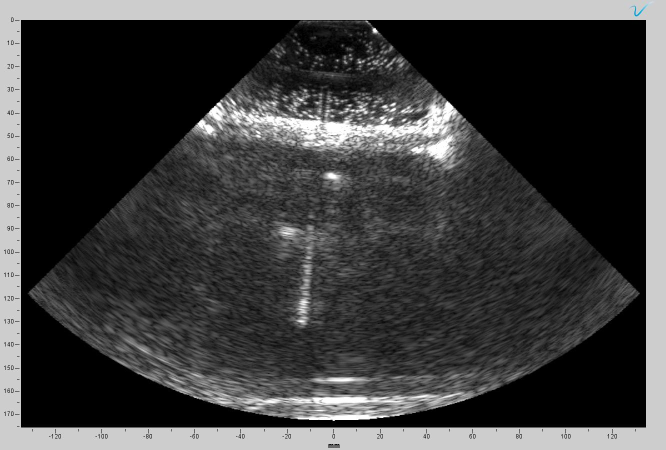
%> input picture Verasonics_Matlab/needle_tip_sample_1.jpg, 1332 x 900 px (shown at 1/2 size)
$ octave CV_Ethan2.m   (GNU Octave 9; MATLAB toolbox functions it lacks are replaced by stand-ins)
%> lines starting %> are read from the running program, lines starting %| are printed output that depends on the picture; in (x1, y1, x2, y2) boxes, pixels count from 0 and x2, y2 are one past the last pixel; in counts of white or black regions, pixels touching at a corner belong together; the program's own positions count from 1
### Verasonics_Matlab/myboundary.m
%%%%%%%%%%%%%%%%%%%%%%%%%%%%%%%%%%%%
function [x_selec,y_selec] = myboundary(x,y)

    % do a "tight_boundary" operation once in X direction and once in Y
    % direction and keep only unique pairs
    [x_out,y_out] = tight_boundary(x,y);
    [y_out2,x_out2] = tight_boundary(y,x);


    if x_out == -1
        x_selec = -1;
        y_selec = -1;
    else
    % find unique x , y pairs
    xx = [x_out(:);x_out2(:)];
    yy = [y_out(:);y_out2(:)];

    xy = unique([xx yy],'rows');
    x_selec = xy(:,1);
    y_selec = xy(:,2);
    end

end

%%%%%%%%%%%%%%%%%%%%%%%%%%%%%%%%%%%%%%%%%%%%

function [x_out,y_out] = tight_boundary(x,y)

%https://fr.mathworks.com/matlabcentral/answers/299796-tight-boundary-around-a-set-of-points


    %split data into classes and find max/min for each class
    class_label = unique(x);
    upper_boundary = zeros(size(class_label));
    lower_boundary = zeros(size(class_label));
    for idx = 1:numel(class_label)
        class = y(x == class_label(idx));
        upper_boundary(idx) = max(class);
        lower_boundary(idx) = min(class);
    end
    if class_label > 1
        left_boundary = y(x == class_label(1));
        right_boundary = y(x == class_label(end));

        % left_boundary
        x1 = class_label(1)*ones(size(left_boundary));
        y1 = left_boundary;

        % right_boundary
        x2 = class_label(end)*ones(size(right_boundary));
        y2 = right_boundary;

        % top boundary
        x3 = class_label;
        y3 = upper_boundary;

        % bottom boundary
        x4 = class_label;
        y4 = lower_boundary;

        x_out = [x1(:);x2(:);x3(:);x4(:);];
        y_out = [y1(:);y2(:);y3(:);y4(:);];
    else
        x_out = -1;
        y_out = -1;
    end

end

### Verasonics_Matlab/CV_Ethan2.m
filename = 'needle_tip_sample_1.jpg';
% filename = 'needle_tip_sample_2.jpg';
% filename = 'image_needle.jpeg';
% filename = 'image_needle.jpg';
inpict = im2double(rgb2gray(imread(filename)));
%> inpict: size 900x1332 double; min 0, max 1, mean 0.248

% [7 lines of commented-out code are left out]

rstart = 100;%was 300
rend =800;%was800
cstart = 400;
cend = 1200;
ROI_image = ROI_creation(inpict,rstart,rend,cstart,cend);
%> in ROI_creation, `ROI_frame = source_image(row_start:row_end-1, col_start:col_end-1);`:
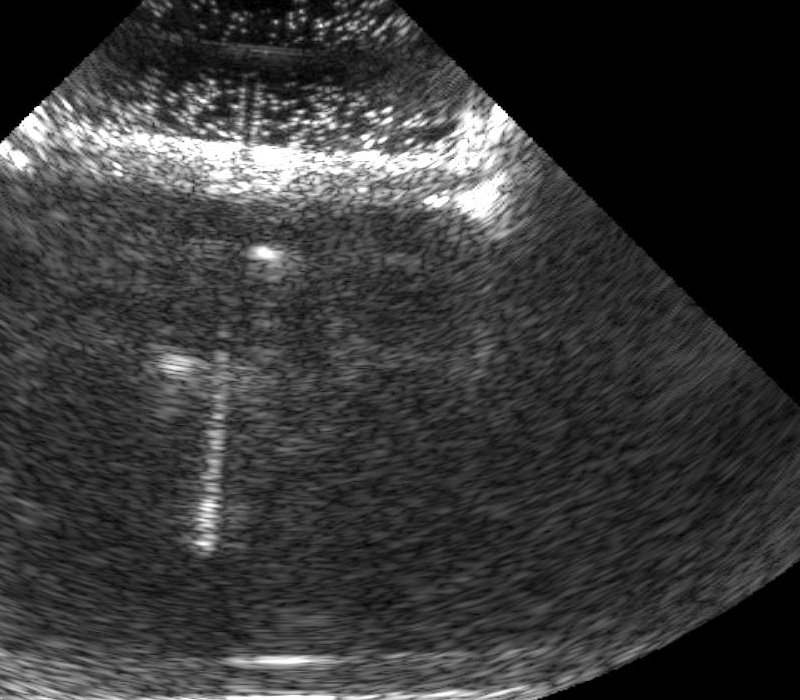
%> ROI_frame: size 700x800 double; min 0, max 1, mean 0.215
%> after the loop in ROI_creation, `for i = 1:(row_end - row_start)`:
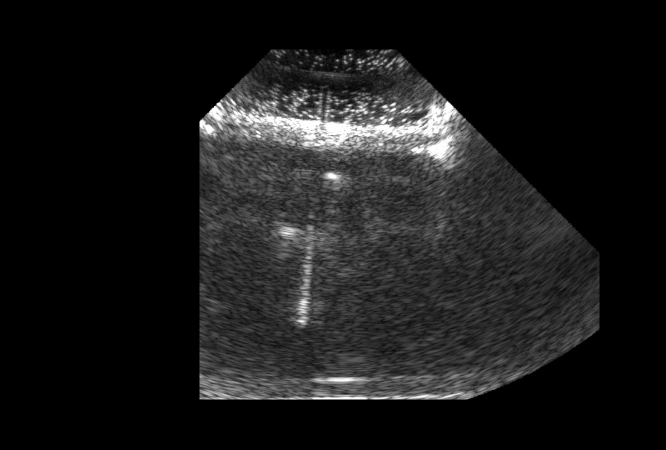
%> ROI_image: size 900x1332 double (shown at 1/2 size); min 0, max 1, mean 0.1

inpict = ROI_image;


inpict = inpict - mean(inpict,2);

% low pass elliptical filering of the input image (to remove further the
% salt pepper noise) - adjust filter cut off and order to your own
% preferences
spec_img = fftshift(fft2(inpict));

sze = size(spec_img);
%> sze = [900 1332]
cutoff1 = 0.5;
cutoff2 = 0.05;
n = 6;
f = EFilter(sze, cutoff1, cutoff2, n);

% apply filter
spec_img = spec_img.*f;

% generated backward the output image by inverse fft
outpict = real(ifft2(ifftshift(spec_img)));
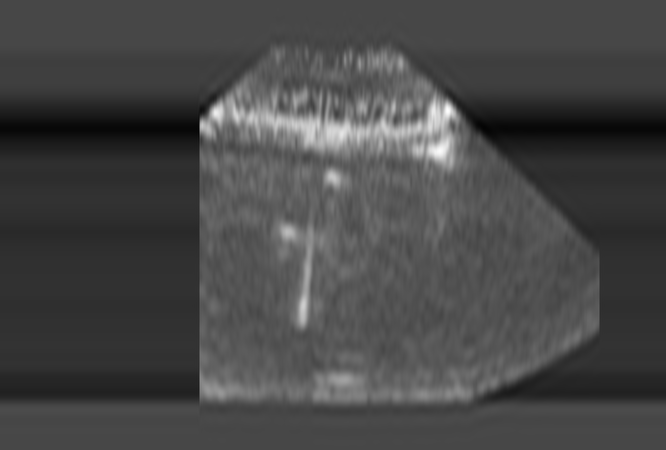
%> outpict: size 900x1332 double (shown at 1/2 size); min -0.352, max 0.903, mean -2.1e-16; drawn with min black and max white

figure
subplot(2,1,1),imshow(inpict)
subplot(2,1,2),imshow(outpict)
%> after `imshow(outpict)`:
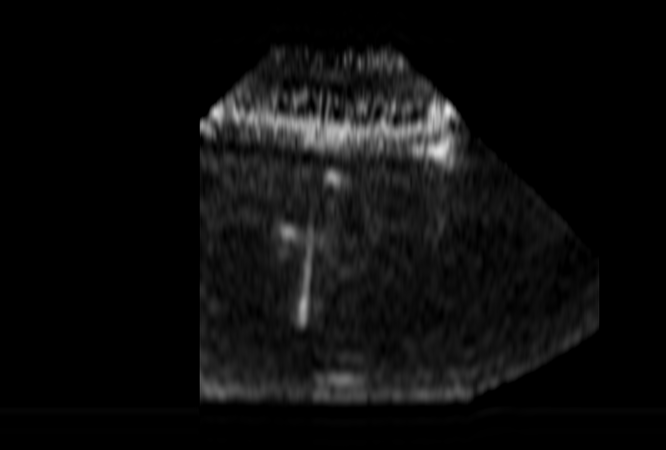
%> displayed picture: size 900x1332, on the screen's scale of 0 to 255 (shown at 1/2 size); min 0, max 230, mean 13.1

%% attempt to extract the white segment
% Threshold the image to create a binary image
binaryImage = outpict > 0.3*max(outpict(:)); % Adjust the threshold value as needed
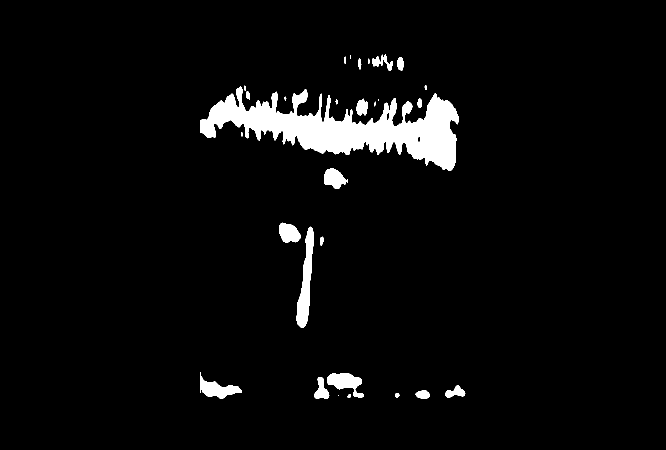
%> binaryImage: size 900x1332 logical (shown at 1/2 size); 4.1% white; 32 white regions (6 under 20 px), largest, box (x1, y1, x2, y2) and area: (400, 173, 918, 342) 36199, (593, 453, 628, 655) 3330, (400, 744, 484, 797) 1852

% Display the binary image
figure;
imshow(binaryImage);
title('Binary Image (White Segments)');
hold on;

% find the boundary points
[y,x] = ind2sub(size(binaryImage),find(binaryImage>0.5));
%> y = 49569 values from 110 to 798; x = 49569 values from 401 to 931
[y_selec,x_selec] = myboundary(y,x);
%> in tight_boundary, `class_label = unique(x);`: class_label = 505 values from 110 to 798
%> the loop in tight_boundary, `for idx = 1:numel(class_label)` made 505 passes
%> class on passes 1 to 3: [765; 771; 772], [702; 765; 766; 770; 771; 772], [702; 764; 765; 766; 770; 771; 772]
%> after the loop in tight_boundary, `for idx = 1:numel(class_label)`: lower_boundary = 505 values, max 885 at index 199, min 401 at index 105, mean 567.4; upper_boundary = 505 values, max 931 at index 495, min 401 at index 452, mean 749.3
%> in tight_boundary, `left_boundary = y(x == class_label(1));`: left_boundary = [765; 771; 772]
%> in tight_boundary, `right_boundary = y(x == class_label(end));`: right_boundary = [652; 653; 654]
%> in tight_boundary, `y1 = left_boundary;`: y1 = [765; 771; 772]
%> in tight_boundary, `y2 = right_boundary;`: y2 = [652; 653; 654]
%> in tight_boundary, `x3 = class_label;`: x3 = 505 values from 110 to 798
%> in tight_boundary, `y3 = upper_boundary;`: y3 has the same summary as upper_boundary
%> in tight_boundary, `y4 = lower_boundary;`: y4 has the same summary as lower_boundary
%> in tight_boundary, `x_out = [x1(:);x2(:);x3(:);x4(:);];`: x_out = 1016 values, max 798 at index 4, min 110 at index 1, mean 432.8
%> in tight_boundary, `y_out = [y1(:);y2(:);y3(:);y4(:);];`: y_out = 1016 values, max 931 at index 501, min 401 at index 458, mean 658.6
%> in myboundary, `[y_out2,x_out2] = tight_boundary(y,x);`: y_out2 = 1129 values, max 931 at index 67, min 401 at index 1, mean 650.7; x_out2 = 1129 values, max 798 at index 319, min 110 at index 963, mean 403.7
%> in myboundary, `xx = [x_out(:);x_out2(:)];`: xx = 2145 values, max 798 at index 4, min 110 at index 1, mean 417.5
%> in myboundary, `yy = [y_out(:);y_out2(:)];`: yy = 2145 values, max 931 at index 501, min 401 at index 458, mean 654.5
%> in myboundary, `xy = unique([xx yy],'rows');`: xy = 1891 rows, first 12: [110 765; 110 771; 110 772; 111 702; 111 766; 111 770; 111 772; 112 702; 112 764; 112 772; 113 701; 113 773]
%> in myboundary, `x_selec = xy(:,1);`: x_selec = 1891 values from 110 to 798
%> in myboundary, `y_selec = xy(:,2);`: y_selec = 1891 values, max 931 at index 1696, min 401 at index 594, mean 663.2
%> y_selec = 1891 values from 110 to 798; x_selec = 1891 values, max 931 at index 1696, min 401 at index 594, mean 663.2
plot(x,y, '.', x_selec, y_selec, '.r')
title('Boundary points Highlighted');

% last round !!!
% let say we don't want to keep line objects with width > tol (in pixels)
tol = 0.03*sze(2); % here the tol is 3% of the picture width
%> tol = 39.96
[y_selec_unic,ia,ic] = unique(y_selec);
%> y_selec_unic = 505 values from 110 to 798; ia = 505 values from 1 to 1889; ic = 1891 values from 1 to 505

% "scroll" the image along the y direction and look for narrow  profiles
m = 0;
for k = 1:numel(y_selec_unic)
    ind = ic == k;
    x_selected = x_selec(ind);
    dx = max(x_selected) - min(x_selected);

    if dx < tol % we keep it
        % print("test?!!!!!!!!!");
        m = m+1;
        yfinal(m) = y_selec_unic(k);
        xfinal(m) = mean(x_selected);
    end
end
%> this loop made 505 passes
%> (x_selected, dx) on passes 1 to 12: ([765; 771; 772], 7), ([702; 766; 770; 772], 70), ([702; 764; 772], 70), ([701; 773], 72), ([691; 755; 756; 757; 773], 82), ([690; 754; 767; 800; 801; 802; 803], 113), ([690; 758; 763; 799; 804], 114), ([690; 692; 720; 747; 753; 798; 805], 115), ([690; 719; 738; 746; 748; 797; 805], 115), ([690; 721; 749; 752; 774; 806], 116), ([690; 718; 739; 750; 751; 759; 806], 116), ([690; 796; 806], 116)
%> dx on passes 51, 54: 408, 412
%> after the loop, m = 215; xfinal = 215 values, max 896 at index 10, min 401 at index 212, mean 625.4; yfinal = 215 values from 110 to 798

% return

tmp = abs(diff(xfinal));
%> tmp = 214 values, max 251.5 at index 214, min 0 at index 2, mean 4.8
ind = find(tmp>0.1*max(tmp));
%> ind = [4 5 10 34 42 211 214]
[v,ii] = max(diff(ind));
%> v = 169; ii = 5
iii = ind(ii):ind(ii+1);
%> iii = 170 values from 42 to 211
xxx = xfinal(iii);
%> xxx = 170 values, max 629.5 at index 2, min 574 at index 1, mean 612.2
yyy = yfinal(iii);
%> yyy = 170 values from 453 to 655

plot(xxx, yyy, 'dg')
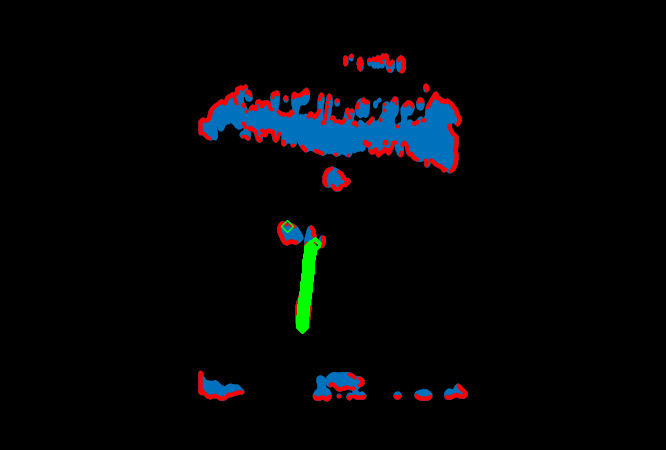
%> figure redrawn from the program's plot data; shown at 1/2 size; its title reads 'Boundary points Highlighted'
hold off;


%% FINAL PLOT !!!!!!!!!

figure
imshow(inpict)
hold on
plot(xxx, yyy, '.r')
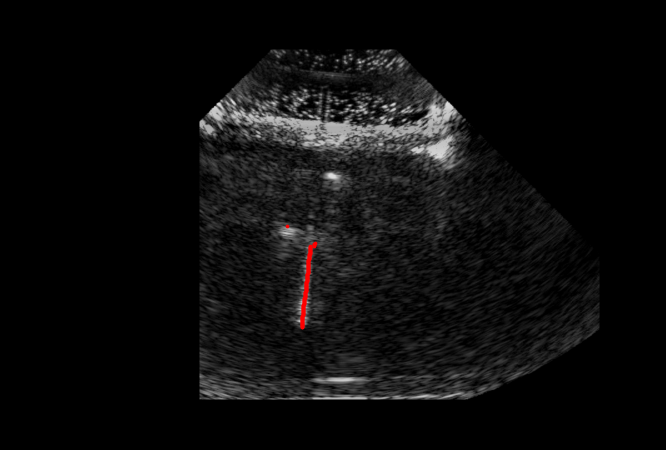
%> figure redrawn from the program's plot data; shown at 1/2 size
hold off;


%%%%%%%%%%%%%%%%%%%%%%%%%%%%%%%%%%%%%%%%%%%%%%%%%%%%%%
function varargout = EFilter(sze, cutoffM, cutoffm, n, varargin)

%EFILTER constructs an elliptical lowpass filter Butterworth filter
%   E = EFILTER(Size, cutoffM, cutoffm, n) designs an Nth order elliptical
%   lowpass digital Butterworth filter where Size is a two element
%   [rows, cols] vector specifying the size of the filter to construct,
%   cutoffM and cutoffm, the cutoff freqency on the major and minor
%   axes are 0 < cutoff <= 1.
%
%   If E = EFilter(Size, cutoffM, cutoffm, n, alpha), where alpha is an angle
%   in radians, it will return and plot an elliptical filter rotated
%   counter-clockwise through alpha.
%
%   If E = EFilter(Size, cutoffM, cutoffm, n, alpha, xoff, yoff), where xoff
%   and yoff are offsets in the x and y direction, it will return and
%   plot an eliptical filter which is offset by the specified amount.
%   An offset of 0 corresponds to the center and an offset of 1
%   corresponds to the edge of the filter. A positive offset shifts the
%   filter in the positive direction.
%
%   Calling EFilter(...) without assigning the output variable
%   plots the 3D surface described by the function.

% Katie Streit   kstreit@rice.edu
% ELEC 301
% Rice University
%
% December 2001

% Much of this code was based on Peter Kovesi's  (pk@cs.uwa.edu.au)
% Matlab function for a lowpass Butterworth filter.

if nargin == 4
alpha = 0;
offx = 0;
offy = 0;
elseif nargin == 5
offx = 0;
offy = 0;
alpha = varargin{1};
elseif nargin == 7
alpha = varargin{1};
offx = varargin{2};
offy = varargin{3};
else
	error('Invalid number of input arguments');
end

    if nargout > 1
        error('Invalid number of output arguments');
    end

    if cutoffM < 0 | cutoffM > 1
	error('cutoffM frequency must be between 0 and 1');
    end

    if cutoffm < 0 | cutoffm > 1
        error('cutoffm frequency must be between 0 and 1');
    end

    if rem(n,1) ~= 0 | n < 1
	error('n must be an integer >= 1');
    end


%%extracts the sizes from sze
rows = sze(1);
cols = sze(2);

%x and y matrices normalized to +/-.5 and an offset of offx or offy
x =  ((((ones(rows,1) * [1:cols])-offx*rows/2)  - (fix(cols/2)+1))/cols);
y =  ((([1:rows]' * ones(1,cols))-offy*rows/2) - (fix(rows/2)+1))/rows;

%applies a linear transformation to rotate through alpha. Note that it takes
% uses negative alpha, which is caused by x and y being independent matrices.
x2 = (x*cos(alpha) - y*sin(-alpha));
y2 = (x*sin(-alpha) + y*cos(alpha));

%constructs an elliptical cone (defined by a and b) of height r on each at
%each elliptical ring. (r is effectively the "radius")
%r = sqrt(((x2/a).^2 + (y2/b).^2));

%Designs the filter
%f = 1./(1.0 + (r./cutoff).^(2*n));

a = cutoffM/2;
b = cutoffm/2;

f = 1./(1+((x2/(a)).^2 + (y2/(b)).^2).^n);

if nargout > 0
  varargout{1} = f;
else
  %Plots a normalized (+/- 1), interpolated 3D image of the filter
  surf([-1:2/(cols-1):1],[-1:2/(rows-1):1], f);
  shading interp;
  title('Elliptical Butterworth filter');
  xlabel('x');
  ylabel('y');
  zlabel('intensity');
  grid on;
end

end

function ROI_image = ROI_creation(source_image, row_start, row_end, col_start, col_end)
    % Extract the region of interest (ROI) from the source image
    ROI_frame = source_image(row_start:row_end-1, col_start:col_end-1);

    % Initialize an empty image of the same size as the source image
    ROI_image = zeros(size(source_image));
    % Offset variables
    x = row_start;
    y = col_start;
    % Iterate through the ROI and copy non-zero values to the new image
    for i = 1:(row_end - row_start)
        for j = 1:(col_end - col_start)
            if ROI_frame(i, j) ~= 0
                ROI_image(x + i - 1, y + j - 1) = ROI_frame(i, j);
            end
        end
    end
end

$ run again, with Verasonics_Matlab/image_needle.jpg copied over Verasonics_Matlab/needle_tip_sample_1.jpg
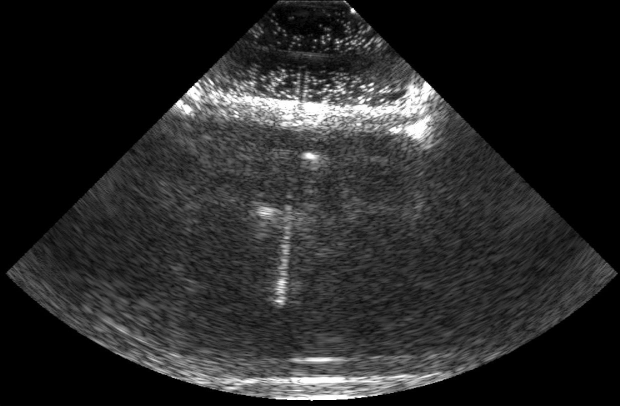
%> input picture Verasonics_Matlab/image_needle.jpg, 1240 x 812 px (shown at 1/2 size)
%> `binaryImage = outpict > 0.3*max(outpict(:));`:
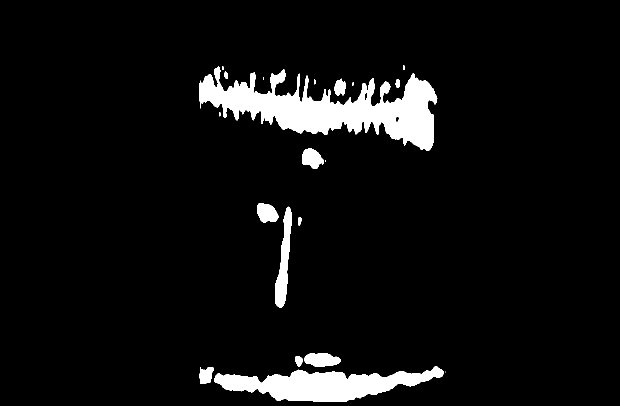
%> binaryImage: size 812x1240 logical (shown at 1/2 size); 6% white; 20 white regions (6 under 20 px), largest, box (x1, y1, x2, y2) and area: (399, 133, 875, 302) 34112, (429, 732, 887, 803) 17218, (550, 413, 584, 615) 3256
%> y = 60563 values from 131 to 803; x = 60563 values from 400 to 892
%> class_label = 514 values from 131 to 803
%> the loop in tight_boundary, `for idx = 1:numel(class_label)` made 514 passes
%> class on passes 1 to 3: [807; 808], [807; 808; 809], [446; 807; 808; 809]
%> after the loop in tight_boundary, `for idx = 1:numel(class_label)`: lower_boundary = 514 values, max 841 at index 166, min 400 at index 37, mean 532.4; upper_boundary = 514 values, max 892 at index 455, min 524 at index 209, mean 710.1
%> left_boundary = [807; 808]
%> right_boundary = 68 values from 627 to 694
%> y1 = [807; 808]
%> y2 = 68 values from 627 to 694
%> x3 = 514 values from 131 to 803
%> y3 has the same summary as upper_boundary
%> y4 has the same summary as lower_boundary
%> in tight_boundary, `x_out = [x1(:);x2(:);x3(:);x4(:);];`: x_out = 1098 values, max 803 at index 3, min 131 at index 1, mean 466.7
%> in tight_boundary, `y_out = [y1(:);y2(:);y3(:);y4(:);];`: y_out = 1098 values, max 892 at index 525, min 400 at index 621, mean 624
%> y_out2 = 1027 values, max 892 at index 48, min 400 at index 1, mean 633.3; x_out2 = 1027 values, max 803 at index 277, min 131 at index 946, mean 477.8
%> xx = 2125 values, max 803 at index 3, min 131 at index 1, mean 472.1
%> yy = 2125 values, max 892 at index 525, min 400 at index 621, mean 628.5
%> xy = 1859 rows, first 12: [131 807; 131 808; 132 807; 132 809; 133 446; 133 809; 134 437; 134 438; 134 447; 134 810; 135 436; 135 439]
%> in myboundary, `x_selec = xy(:,1);`: x_selec = 1859 values from 131 to 803
%> in myboundary, `y_selec = xy(:,2);`: y_selec = 1859 values, max 892 at index 1340, min 400 at index 254, mean 626.6
%> `[y_selec,x_selec] = myboundary(y,x);`: y_selec = 1859 values from 131 to 803; x_selec = 1859 values, max 892 at index 1340, min 400 at index 254, mean 626.6
%> y_selec_unic = 514 values from 131 to 803; ia = 514 values from 1 to 1792; ic = 1859 values from 1 to 514
%> the loop `for k = 1:numel(y_selec_unic)` made 514 passes
%> (x_selected, dx, m) on passes 1 to 2: ([807; 808], 1, 1), ([807; 809], 2, 2)
%> after the loop `for k = 1:numel(y_selec_unic)`: m = 207; xfinal = 207 values, max 852 at index 7, min 521.5 at index 30, mean 582.9; yfinal = 207 values from 131 to 708
%> tmp = 206 values, max 231 at index 7, min 0 at index 5, mean 2.74
%> ind = [2 7 29 36 205]
%> v = 169; ii = 4
%> iii = 170 values from 36 to 205
%> xxx = 170 values, max 585.5 at index 2, min 530.5 at index 1, mean 568.2
%> yyy = 170 values from 413 to 615
%> `plot(xxx, yyy, '.r')`:
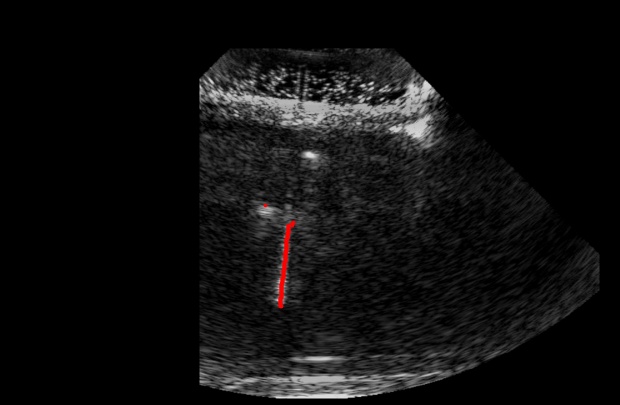
%> figure redrawn from the program's plot data; shown at 1/2 size
